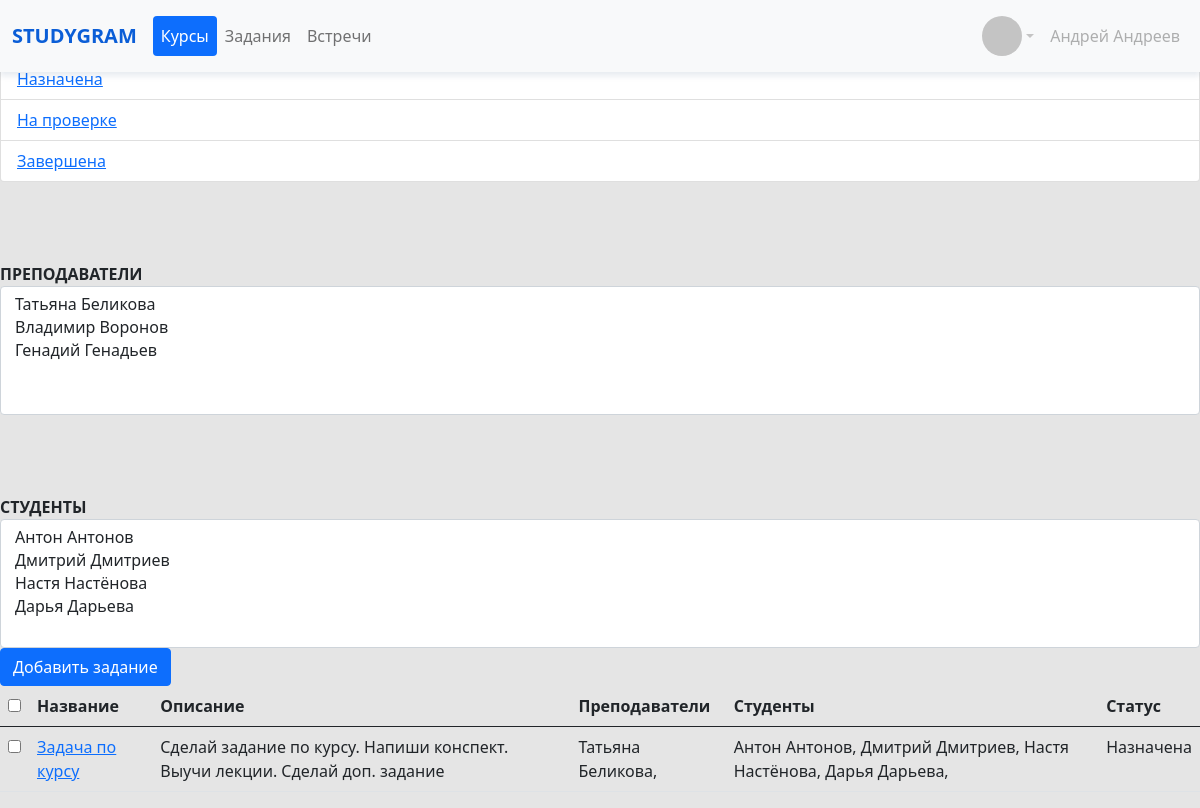
The page /tasks on the database its author committed.
### courses/models.py (models this page shows, shortened)
class StatusTask(models.Model):
    name = models.CharField(max_length=150)
    def __str__(self):
        return self.name
    class Meta:
        verbose_name = 'Статус задания'
        verbose_name_plural = 'Статусы заданий'
        ordering = ['id']

class Task(models.Model):
    name = models.CharField(max_length=150)
    course = models.ForeignKey(Course, on_delete=models.CASCADE)
    description = models.TextField()
    status = models.ForeignKey(StatusTask, on_delete=models.CASCADE, default=2)
    Teacher = models.ManyToManyField(User, related_name='Teachers')
    Student = models.ManyToManyField(User, related_name='Students')
    Start_date = models.DateField(default=datetime.date.today)
    Deadline = models.DateField(default=datetime.date.today)
    def get_absolute_url(self):
        return reverse('task', kwargs={'pk': self.pk})
    class Meta:
        verbose_name = 'Задание'
        verbose_name_plural = 'Задания'
        ordering = ['id']

### users/models.py (models this page shows)
class User(AbstractUser):
    Otchestvo = models.CharField(max_length=150, blank=True, verbose_name='Отчество')
    Group = models.ManyToManyField(Group, verbose_name='Группа', blank=True)
    Photo = models.ImageField(verbose_name='Фото', blank=True)
    Type = models.ForeignKey(UserType, on_delete=models.CASCADE, related_name='type', default=2)
    Status = models.ForeignKey(UserStatus, on_delete=models.CASCADE, related_name='status', default=1)
    def __str__(self):
        return self.first_name + ' ' + self.last_name
    class Meta:
        verbose_name = 'Пользователь'
        verbose_name_plural = 'Пользователи'
        ordering = ['id']

### courses/views.py (the view)
# urls.py: path('tasks', TasksList.as_view(), name='tasks'),
class TasksList(ListView):
    model = Task
    template_name = 'courses/tasks.html'
    context_object_name = 'tasks'
    paginate_by = 10
    def get_context_data(self, *, object_list=None, **kwargs):
        context = super().get_context_data(**kwargs)
        context['teachers'] = User.objects.filter(Type=1)
        context['students'] = User.objects.filter(Type=2)
        context['statuses'] = StatusTask.objects.all()
        return context
    def get_queryset(self):
        status_query = self.request.GET.get('status')
        teacher_query = self.request.GET.get('teacher')
        student_query = self.request.GET.get('student')
        if teacher_query is not None:
            queryset = Task.objects.filter(Teacher=teacher_query)
        elif status_query is not None:
            queryset = Task.objects.filter(status_id=int(status_query))
        elif student_query is not None:
            queryset = Task.objects.filter(Student=student_query)
        else:
            queryset = Task.objects.all()
        return queryset

### courses/templates/courses/tasks.html (shortened to what this page needs)
{% extends "base.html" %}
{% block sidebar %}
{% include 'inc/_sidebar.html' %}
{% endblock %}
{% block content %}
<a class="btn btn-primary" href="/create_task">Добавить задание</a>
<table class="table">
  <thead>
    <tr>
      <th><input type="checkbox" name="task"></th>
      <th scope="col">Название</th>
      <th scope="col">Описание</th>
      <th scope="col">Преподаватели</th>
      <th scope="col">Студенты</th>
      <th scope="col">Статус</th>
    </tr>
  </thead>
  <tbody>
  {% for task in tasks %}
    <tr>
        <td><input type="checkbox" name="task"></td>
        <td><a href="{{task.get_absolute_url}}">{{task.name}}</a></td>
      <td>{{task.description}}</td>
      <td>
          {% for teacher in task.Teacher.all %}
            {{teacher.first_name}} {{teacher.last_name}},
          {% endfor %}
      </td>
      <td>
          {% for student in task.Student.all %}
            {{student.first_name}} {{student.last_name}},
          {% endfor %}
      </td>
      <td>{{task.status}}</td>
    </tr>
    {% endfor %}
  </tbody>
</table>
{% endblock %}

### templates/inc/_sidebar.html
<ul class="list-group">
    {% for status in statuses %}
    <li class="list-group-item"><a href="{% url 'tasks' %}?status={{ status.pk }}">{{ status.name }}</a></li>
    {% endfor %}
</ul>
<ul class="list-group" Style="margin-top: 5rem;">
    <label><b>ПРЕПОДАВАТЕЛИ</b></label>
    <select class="form-select" size="5" onchange="location = this.value">
      {% for teacher in teachers %}
        <option value="{% url 'tasks' %}?teacher={{ teacher.id }}"> {{teacher}} </option>
        {% endfor %}
    </select>
</ul>
<ul class="list-group" Style="margin-top: 5rem;">
    <label><b>СТУДЕНТЫ</b></label>
    <select class="form-select" size="5" onchange="location = this.value">
      {% for student in students %}
        <option value="{% url 'tasks' %}?student={{ student.id }}"> {{student}} </option>
        {% endfor %}
    </select>
</ul>

### frontend/css/main.css (style rules this page uses)
body { background: #E5E5E5; cursor: default; }

### rows shown on the page
StatusTask: name "Назначена"
StatusTask: name "На проверке"
StatusTask: name "Завершена"
Task: name "Задача по курсу", description "Сделай задание по курсу. Напиши конспект. Выучи лекции. Сделай доп. задание", status "Назначена"
User: first_name "Татьяна", last_name "Беликова"
User: first_name "Антон", last_name "Антонов"
User: first_name "Дмитрий", last_name "Дмитриев"
User: first_name "Настя", last_name "Настёнова"
User: first_name "Дарья", last_name "Дарьева"
